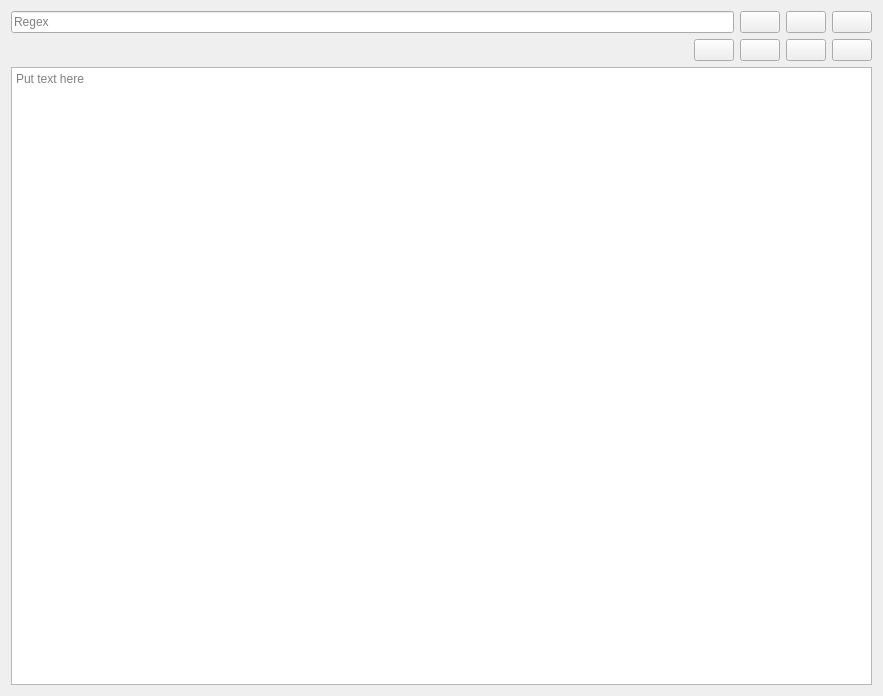
<?xml version="1.0" encoding="UTF-8"?>
<ui version="4.0">
 <class>RegexWidget</class>
 <widget class="QWidget" name="RegexWidget">
  <property name="geometry">
   <rect>
    <x>0</x>
    <y>0</y>
    <width>883</width>
    <height>696</height>
   </rect>
  </property>
  <property name="windowTitle">
   <string>Form</string>
  </property>
  <property name="locale">
   <locale language="English" country="UnitedStates"/>
  </property>
  <layout class="QVBoxLayout" name="verticalLayout">
   <item>
    <layout class="QHBoxLayout" name="horizontalLayout">
     <item>
      <widget class="QLineEdit" name="lineEdit">
       <property name="placeholderText">
        <string>Regex</string>
       </property>
      </widget>
     </item>
     <item>
      <widget class="QPushButton" name="copyRegexButton">
       <property name="toolTip">
        <string>Copy</string>
       </property>
       <property name="text">
        <string/>
       </property>
       <property name="icon">
        <iconset theme="QIcon::ThemeIcon::EditCopy"/>
       </property>
      </widget>
     </item>
     <item>
      <widget class="QPushButton" name="pasteRegexButton">
       <property name="toolTip">
        <string>Paste</string>
       </property>
       <property name="text">
        <string/>
       </property>
       <property name="icon">
        <iconset theme="QIcon::ThemeIcon::EditPaste"/>
       </property>
      </widget>
     </item>
     <item>
      <widget class="QPushButton" name="clearRegexButton">
       <property name="toolTip">
        <string>Clear</string>
       </property>
       <property name="text">
        <string/>
       </property>
       <property name="icon">
        <iconset theme="QIcon::ThemeIcon::EditClear"/>
       </property>
      </widget>
     </item>
    </layout>
   </item>
   <item>
    <layout class="QHBoxLayout" name="horizontalLayout_2">
     <item>
      <spacer name="horizontalSpacer">
       <property name="orientation">
        <enum>Qt::Orientation::Horizontal</enum>
       </property>
       <property name="sizeHint" stdset="0">
        <size>
         <width>40</width>
         <height>20</height>
        </size>
       </property>
      </spacer>
     </item>
     <item>
      <widget class="QLabel" name="errorLabel">
       <property name="text">
        <string/>
       </property>
      </widget>
     </item>
     <item>
      <widget class="QPushButton" name="openTextButton">
       <property name="toolTip">
        <string>Open</string>
       </property>
       <property name="text">
        <string/>
       </property>
       <property name="icon">
        <iconset theme="QIcon::ThemeIcon::DocumentOpen"/>
       </property>
      </widget>
     </item>
     <item>
      <widget class="QPushButton" name="copyTextButton">
       <property name="toolTip">
        <string>Copy</string>
       </property>
       <property name="text">
        <string/>
       </property>
       <property name="icon">
        <iconset theme="QIcon::ThemeIcon::EditCopy"/>
       </property>
      </widget>
     </item>
     <item>
      <widget class="QPushButton" name="pasteTextButton">
       <property name="toolTip">
        <string>Paste</string>
       </property>
       <property name="text">
        <string/>
       </property>
       <property name="icon">
        <iconset theme="QIcon::ThemeIcon::EditPaste"/>
       </property>
      </widget>
     </item>
     <item>
      <widget class="QPushButton" name="clearTextButton">
       <property name="toolTip">
        <string>Clear</string>
       </property>
       <property name="text">
        <string/>
       </property>
       <property name="icon">
        <iconset theme="QIcon::ThemeIcon::EditClear"/>
       </property>
      </widget>
     </item>
    </layout>
   </item>
   <item>
    <widget class="CodeEditor" name="plainTextEdit">
     <property name="placeholderText">
      <string>Put text here</string>
     </property>
    </widget>
   </item>
  </layout>
 </widget>
 <customwidgets>
  <customwidget>
   <class>CodeEditor</class>
   <extends>QPlainTextEdit</extends>
   <header>editor/codeeditor.h</header>
  </customwidget>
 </customwidgets>
 <resources/>
 <connections/>
</ui>
